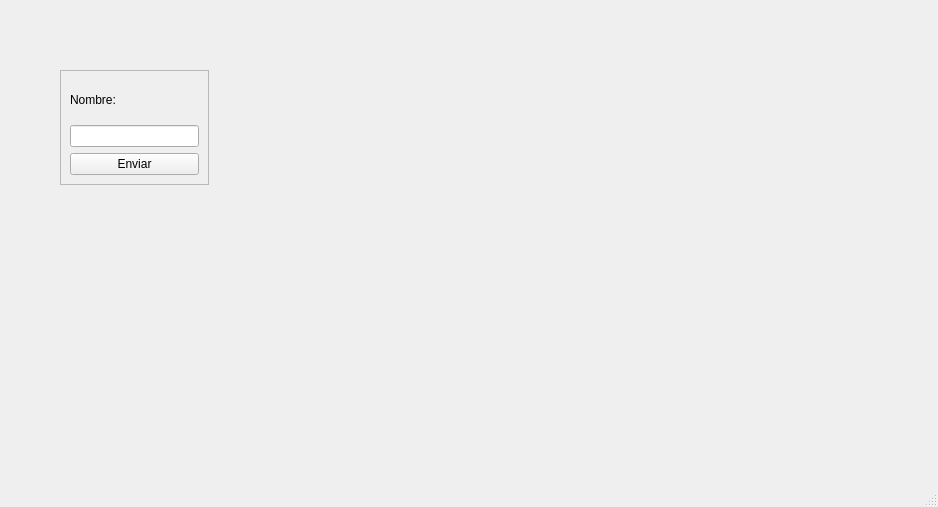
<?xml version="1.0" encoding="UTF-8"?>
<ui version="4.0">
 <class>MainWindow</class>
 <widget class="QMainWindow" name="MainWindow">
  <property name="geometry">
   <rect>
    <x>0</x>
    <y>0</y>
    <width>938</width>
    <height>507</height>
   </rect>
  </property>
  <property name="windowTitle">
   <string>MainWindow</string>
  </property>
  <widget class="QWidget" name="centralwidget">
   <widget class="QFrame" name="frame">
    <property name="geometry">
     <rect>
      <x>60</x>
      <y>70</y>
      <width>149</width>
      <height>115</height>
     </rect>
    </property>
    <property name="frameShape">
     <enum>QFrame::StyledPanel</enum>
    </property>
    <property name="frameShadow">
     <enum>QFrame::Raised</enum>
    </property>
    <layout class="QVBoxLayout" name="verticalLayout">
     <item>
      <widget class="QLabel" name="label">
       <property name="text">
        <string>Nombre:</string>
       </property>
      </widget>
     </item>
     <item>
      <widget class="QLineEdit" name="lineEdit"/>
     </item>
     <item>
      <widget class="QPushButton" name="btnEnviar">
       <property name="cursor">
        <cursorShape>CrossCursor</cursorShape>
       </property>
       <property name="toolTip">
        <string extracomment="kjdfghkjgh"/>
       </property>
       <property name="text">
        <string>Enviar</string>
       </property>
      </widget>
     </item>
    </layout>
   </widget>
  </widget>
  <widget class="QMenuBar" name="menubar">
   <property name="geometry">
    <rect>
     <x>0</x>
     <y>0</y>
     <width>938</width>
     <height>25</height>
    </rect>
   </property>
  </widget>
  <widget class="QStatusBar" name="statusbar"/>
 </widget>
 <resources/>
 <connections/>
</ui>
